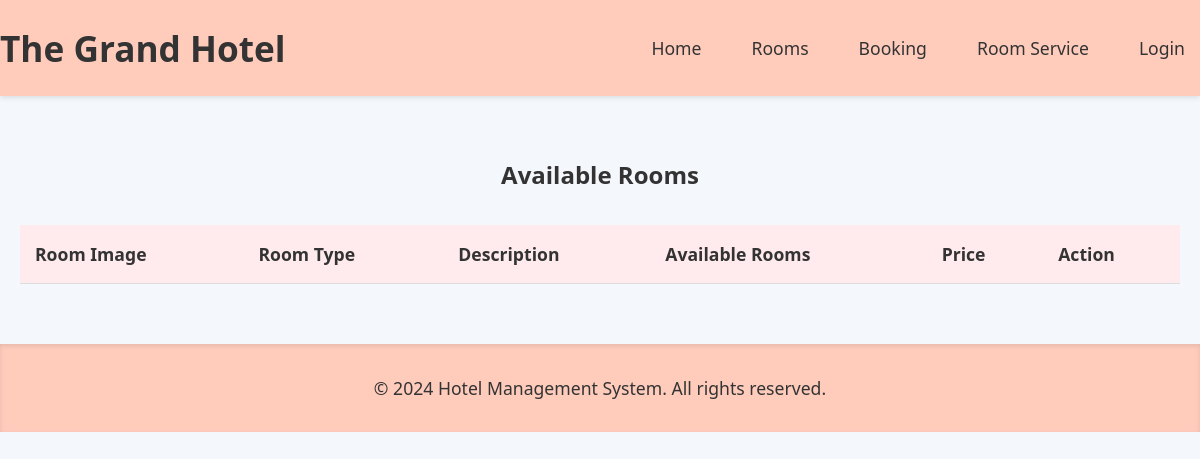
Page /rooms/ on the earlier database version.
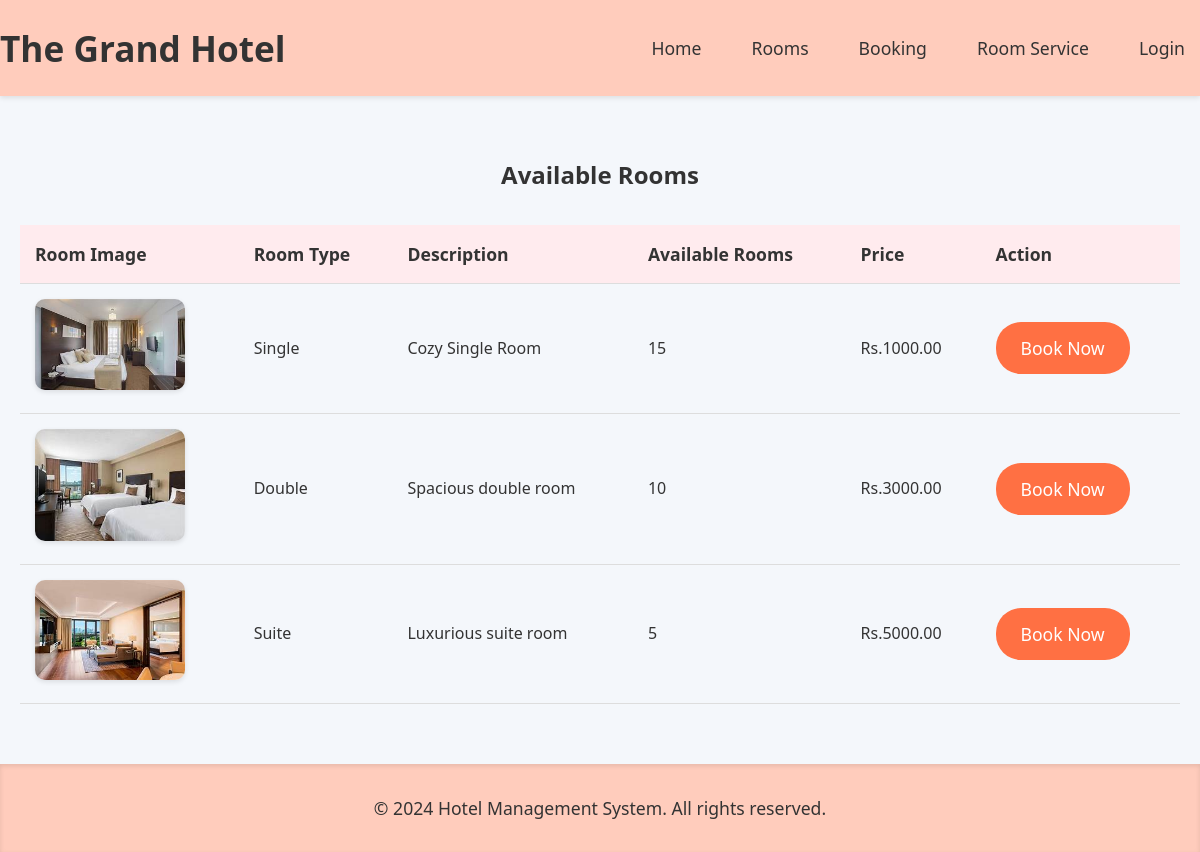
Same page on the later database version.
### hotel/models.py (models this page shows, shortened)
class Room(models.Model):
    room_type = models.CharField(max_length=50)
    available_rooms = models.IntegerField()
    price = models.DecimalField(max_digits=10, decimal_places=2, default=100.00)  # Default price is $100.00
    description = models.TextField(default="No description available.")  # Default description text

### hotel/views.py (the view)
# urls.py: path('rooms/', views.rooms, name='rooms'),
def rooms(request):
    rooms = Room.objects.all()
    return render(request, 'rooms.html', {'rooms': rooms})

### templates/hotel/rooms.html
{% extends 'base.html' %}
{% load static %}
{% block content %}
<h2>Available Rooms</h2>
<table class="room-table">
    <tr>
        <th>Room Image</th>
        <th>Room Type</th>
        <th>Description</th>
        <th>Available Rooms</th>
        <th>Price</th>
        <th>Action</th>
    </tr>
    {% for room in rooms %}
    <tr>
        <td>
            <img src="{% static 'images/' %}{{ room.room_type }}_room.jpg" alt="{{ room.room_type|title }} Room" width="150">
        </td>
        <td>{{ room.room_type|title }}</td>
        <td>
            <p>{{ room.description }}</p>
        </td>
        <td>{{ room.available_rooms }}</td>
        <td>Rs.{{ room.price }}</td>
        <td>
            <a href="{% url 'bookings' %}?room_type={{ room.room_type }}" class="book-now-btn">Book Now</a>
        </td>
    </tr>
    {% endfor %}
</table>
{% endblock %}

### templates/hotel/base.html (shortened to what this page needs)
<!DOCTYPE html>
<html lang="en">
{% load static %}
<head>
    <link rel="stylesheet" href="{% static 'css/styles.css' %}">
</head>
<body>
    <header class="header">
        <div class="container">
            <h1 class="site-title">     The Grand Hotel</h1>
            <nav class="navbar">
                <a href="{% url 'home' %}" class="nav-link">Home</a>
                <a href="{% url 'rooms' %}" class="nav-link">Rooms</a>
                <a href="{% url 'bookings' %}" class="nav-link">Booking</a>
                <a href="{% url 'room_service' %}" class="nav-link">Room Service</a>
                {% if user.is_authenticated %}
                    <form method="POST" action="{% url 'logout' %}" style="display: inline;">
                        {% csrf_token %}
                        <button type="submit" class="nav-link logout-button">Logout</button>
                    </form>
                {% else %}
                    <a href="{% url 'login' %}" class="nav-link">Login</a>
                {% endif %}
            </nav>
        </div>
    </header>
    <main class="main-content">
        {% block content %}{% endblock %}
    </main>
    <footer class="footer">
        <div class="container">
            <p>&copy; 2024 Hotel Management System. All rights reserved.</p>
        </div>
    </footer>
</body>
</html>

### static/css/styles.css (style rules this page uses)
* { margin: 0; padding: 0; box-sizing: border-box; }
body { font-family: 'Segoe UI', Tahoma, Geneva, Verdana, sans-serif; background-color: #f4f7fb; color: #333; line-height: 1.6; }
.header { background-color: #ffccbc; color: #333; padding: 20px 0; box-shadow: 0 2px 5px rgba(0, 0, 0, 0.1); }
.header .container { display: flex; justify-content: space-between; align-items: center; }
.site-title { font-size: 2.2em; font-weight: bold; color: #333; }
.navbar { display: flex; gap: 20px; }
.nav-link { color: #333; text-decoration: none; font-size: 1.1em; padding: 5px 15px; border-radius: 5px; transition: background-color 0.3s ease; }
.room-table { width: 100%; border-collapse: collapse; margin-top: 30px; font-family: 'Segoe UI', Tahoma, Geneva, Verdana, sans-serif; }
.room-table th, .room-table td { padding: 15px; text-align: left; border-bottom: 1px solid #ddd; }
.room-table th { background-color: #ffebee; color: #333; font-size: 1.1em; }
.room-table img { max-width: 150px; height: auto; border-radius: 10px; box-shadow: 0 2px 5px rgba(0, 0, 0, 0.1); }
.book-now-btn { padding: 12px 25px; background-color: #ff7043; color: white; text-decoration: none; border-radius: 25px; display: inline-block; font-size: 1.1em; transition: background-color 0.3s ease, transform 0.3s ease; }
.footer { background-color: #ffccbc; color: #333; padding: 30px 0; text-align: center; box-shadow: inset 0 2px 5px rgba(0, 0, 0, 0.1); }
.footer p { font-size: 1.1em; }
.main-content { padding: 60px 20px; text-align: center; }

Differences in the rows shown:
added Room: room_type (picture), room_type "Single", description "Cozy Single Room", available_rooms "15", price "1000.00"
added Room: room_type (picture), room_type "Double", description "Spacious double room", available_rooms "10", price "3000.00"
added Room: room_type (picture), room_type "Suite", description "Luxurious suite room", available_rooms "5", price "5000.00"
